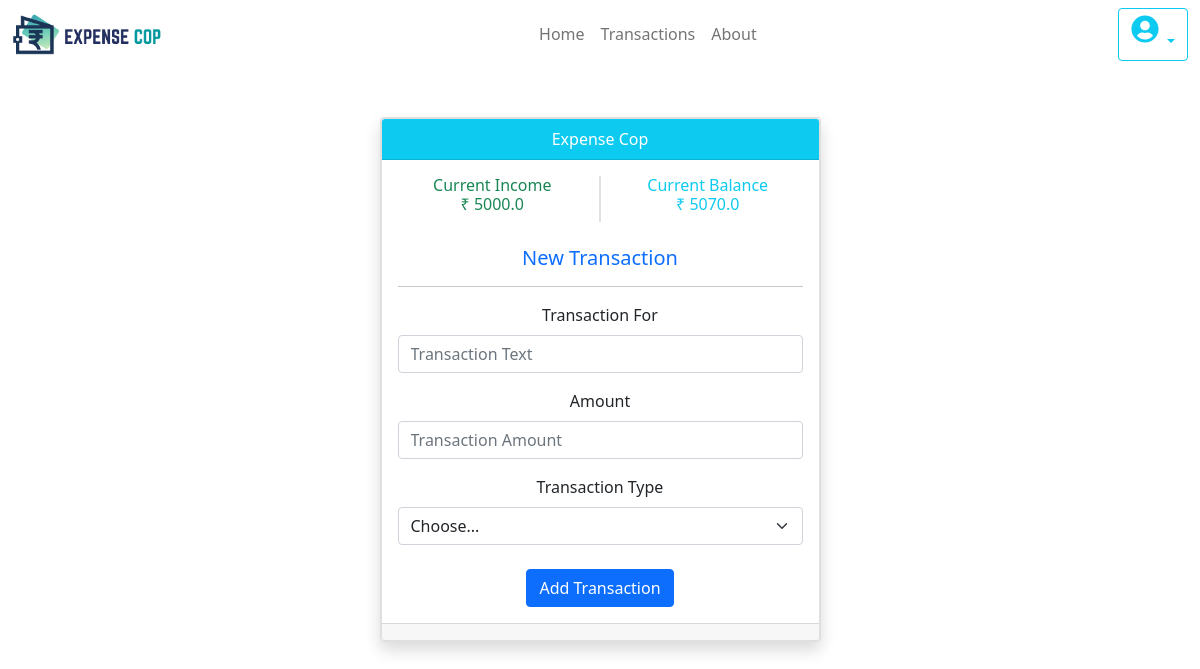
The app's page / (signed in), older data.
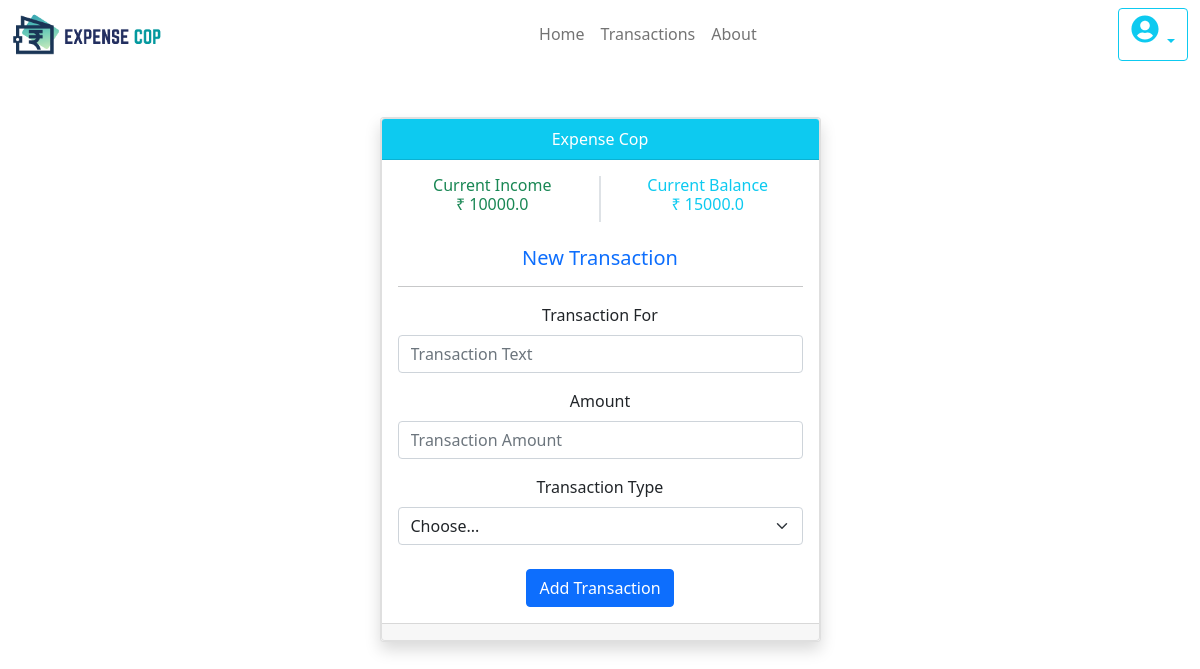
The same page, newer data.
### home/models.py (models this page shows, shortened)
class userDetail(models.Model):
    user_id = models.AutoField(primary_key=True)
    credential = models.ForeignKey(User, on_delete=models.CASCADE)
    income = models.FloatField()
    current_balance = models.FloatField()

### home/views.py (the view)
# urls.py: path('', views.index, name='home'),
@login_required(login_url='/login')
def index(request):
    detail = userDetail.objects.filter(credential=request.user)
    param = {'detail':detail}
    return render(request, 'index.html', param)

### home/templates/index.html (shortened to what this page needs)
{% extends 'base.html' %}
{% block body %}
<div class="container">
    <div class="container">
        <div class="row">
            <div class="col-sm-9 col-md-7 col-lg-5 mx-auto">
                <div class="card card-signin my-5 shadow mb-5 bg-white rounded">
                    <div class="card text-center">
                        <div class="card-header bg-info text-white">
                            Expense Cop
                        </div>
                        <div class="card-body">
                            <div class="row">
                                {% for data in detail %}
                                <div class="col-lg-6 border-end">
                                    <h6 class="text-success">Current Income <br> &#8377; {{data.income}}</h6>
                                </div>
                                <div class="col-lg-6 border-start">
                                    <h6 class="text-info">Current Balance <br> &#8377; {{data.current_balance}}</h6>
                                </div>
                                {% endfor %}
                            </div>
                            <br>
                            <h5 class="card-title text-primary">New Transaction</h5><hr>
                            <form method="POST" action="/addtransaction">
                                <div class="mb-3">
                                    <label for="inputText" class="form-label">Transaction For</label>
                                    <input type="text" name="name" class="form-control" id="inputText" placeholder="Transaction Text" required>
                                  </div>
                                  <div class="mb-3">
                                    <label for="inputAmount" class="form-label">Amount</label>
                                    <input type="number" name="amount" class="form-control" id="inputAmount" placeholder="Transaction Amount" required>
                                  </div>
                                  <div>
                                    <label for="inputType" class="form-label">Transaction Type</label>
                                    <select id="inputType" name="type" class="form-select" required>
                                      <option selected disabled>Choose...</option>
                                    </select>
                                  </div>
                                  <br>
                                  <div>
                                    <button type="submit" class="btn btn-primary">Add Transaction</button>
                                  </div>
                            </form>
                        </div>
                        <div class="card-footer text-muted">
                        </div>
                    </div>
                </div>
            </div>
        </div>
    </div>
</div>
{% endblock body %}

### home/templates/base.html (shortened to what this page needs)
{% load static %}
<!doctype html>
<html lang="en">
<head>
    <link href="https://cdn.jsdelivr.net/npm/bootstrap@5.0.0-beta1/dist/css/bootstrap.min.css" rel="stylesheet"
>
    <link rel="stylesheet" href="{% static 'css/style.css' %}">
</head>
<body>
    <nav class="navbar navbar-expand-lg navbar-light">
        <div class="container-fluid">
            <a class="navbar-brand" href="/">
                <img src="{% static 'img/logo.png' %}" alt="" width="150" class="d-inline-block align-top">
            </a>
            <div class="collapse navbar-collapse" id="navbarSupportedContent">
                <ul class="navbar-nav mx-auto">
                    <li class="nav-item active">
                        <a class="nav-link" href="/">Home</a>
                    </li>
                    <li class="nav-item">
                        <a class="nav-link" href="/transaction">Transactions</a>
                    </li>
                    <li class="nav-item">
                        <a class="nav-link" href="/about">About</a>
                    </li>
                </ul>
                {% if request.user.is_authenticated %}
                <div class="btn-group dropdown">
                    <button class="btn btn-outline-info dropdown-toggle" type="button" id="dropdownMenuButton"
                        data-bs-toggle="dropdown" aria-expanded="false">
                        <i class="fa fa-user-circle h3"></i>
                    </button>
                </div>
                {% else %}
                <a href="/login" class="btn btn-outline-info"><i class="fas fa-sign-in-alt" aria-hidden="true"></i> Sign
                    In</a>
                <a href="/signup" class="mx-2 btn btn-info text-white"><i class="fas fa-user-plus"
                        aria-hidden="true"></i> Sign Up</a>
                {% endif %}
            </div>
        </div>
    </nav>
    {% block body %}
    {% endblock body %}
</body>
</html>

Row changes from the older to the newer data that the page shows:
changed userDetail: income "5000.0" → "10000.0"; current_balance "5070.0" → "15000.0"
